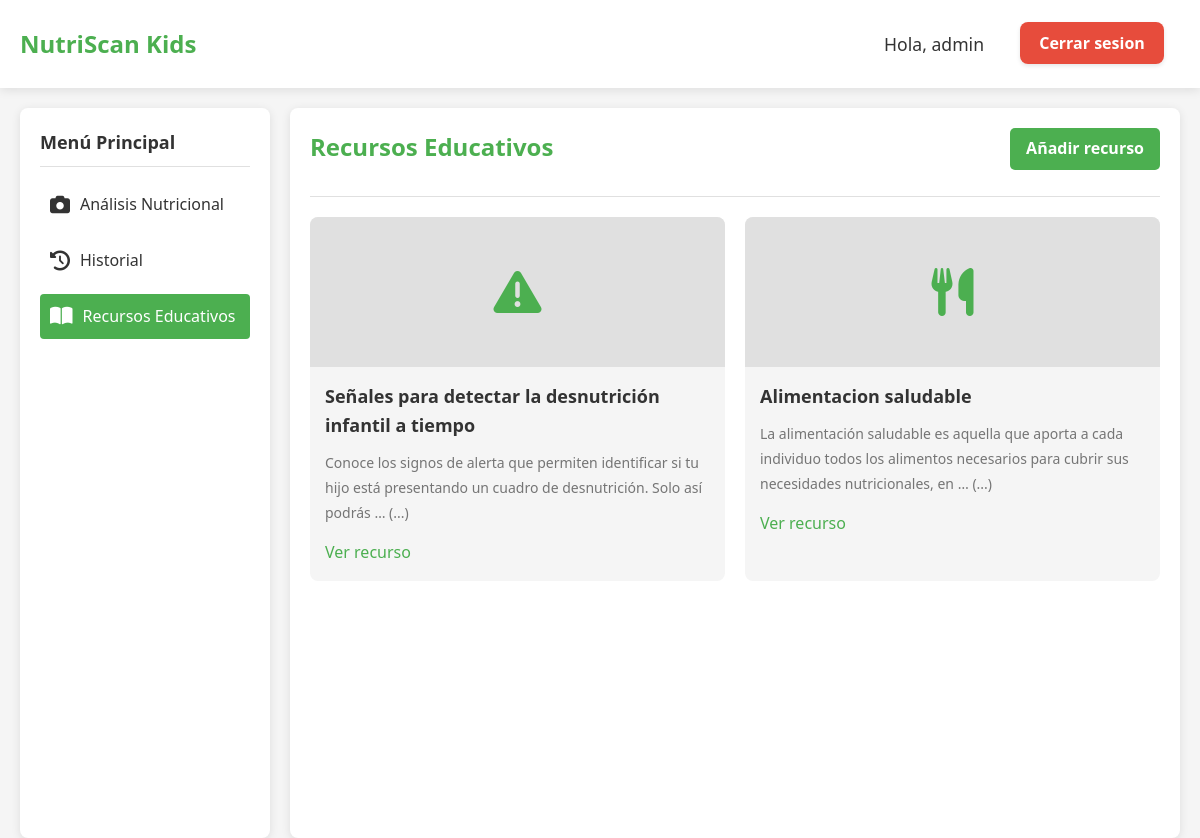
The page /recursos/ (signed in) on the database its author committed.
### Kids/models.py (models this page shows, shortened)
class RecursoEducativo(models.Model):
    CATEGORIA_CHOICES = [
        ('alimentacion', 'Alimentación Saludable'),
        ('monitoreo', 'Monitoreo del Crecimiento'),
        ('recetas', 'Recetas Nutritivas'),
        ('signos', 'Signos de Alerta'),
    ]
    titulo = models.CharField(max_length=200)
    categoria = models.CharField(max_length=20, choices=CATEGORIA_CHOICES)
    descripcion = models.TextField()
    archivo = models.FileField(upload_to='recursos/')
    fecha_publicacion = models.DateField(auto_now_add=True)

### Kids/views.py (the view)
# urls.py: path('recursos/', views.recursos_educativos, name='recursos'),
@login_required
def recursos_educativos(request):
    recursos = RecursoEducativo.objects.all().order_by('-fecha_publicacion')
    return render(request, 'detector/recursos.html', {'recursos': recursos})

### templates/detector/recursos.html
{% extends 'detector/base.html' %}
{% load static %}
{% block css%}
    <link rel="stylesheet" href="{% static 'css/detalle.css' %}">
{% endblock %}
{% block content %}
<div id="education-section" class="education-section">
    <div class="section-header">
        <h2 class="section-title">Recursos Educativos</h2>
        {% if user.is_authenticated and user.is_staff %}
        <a href="{% url 'crear_recurso' %}" class="add-resource-btn">Añadir recurso</a>
        {% endif %}
    </div>
    <div class="resource-grid">
        {% for recurso in recursos %}
        <div class="resource-card">
            <div class="resource-img">
                {% if recurso.categoria == 'alimentacion' %}
                    <i class="fas fa-utensils"></i>
                {% elif recurso.categoria == 'monitoreo' %}
                    <i class="fas fa-chart-line"></i>
                {% elif recurso.categoria == 'recetas' %}
                    <i class="fas fa-apple-alt"></i>
                {% elif recurso.categoria == 'signos' %}
                    <i class="fas fa-exclamation-triangle"></i>
                {% else %}
                    <i class="fas fa-book"></i>
                {% endif %}
            </div>
            <div class="resource-content">
                <h3 class="resource-title">{{ recurso.titulo }}</h3>
                <p class="resource-desc">{{ recurso.descripcion|truncatewords:20 }}{% if recurso.descripcion|wordcount > 20 %} (...) {% endif %}</p>
                <a href="{{ recurso.archivo.url }}" target="_blank" class="resource-link">Ver recurso</a>
            </div>
        </div>
        {% empty %}
        <p>No hay recursos educativos disponibles en este momento.</p>
        {% endfor %}
    </div>
</div>
{% endblock %}

### templates/detector/base.html (shortened to what this page needs)
{% load static %}
<!DOCTYPE html>
<html lang="es">
<head>
    <link rel="stylesheet" href="https://cdnjs.cloudflare.com/ajax/libs/font-awesome/6.0.0-beta3/css/all.min.css">
    <link rel="stylesheet" href="{% static 'base.css' %}">
    <link rel="stylesheet" href="{% static 'css/mensajes.css' %}">
    {% block css %}{% endblock %}
</head>
<body>
    {% if user.is_authenticated %}
    <header>
        <div class="container">
            <div class="header-content">
                <div class="logo">
                    <h1>NutriScan Kids</h1>
                </div>
            </div>
            <div class="info-content">
                <div class="info">
                    <h3>Hola, {{ user.first_name|default:user.username }}</h3>
                </div>
                <div class="logout">
                    <a href="{% url 'logout' %}" class="logout-button">Cerrar sesion</a>
                </div>
            </div>
        </div>
    </header>
    <div class="container-principal">
        <div class="dashboard">
            <div class="sidebar">
                <h3 class="sidebar-heading">Menú Principal</h3>
                <ul class="sidebar-menu">
                    <li>
                        <a href="{% url 'analisis' %}" {% if request.path == '/analisis/' %}class="active"{% endif %}>
                            <i class="fas fa-camera"></i>
                            Análisis Nutricional
                        </a>
                    </li>
                    <li>
                        <a href="{% url 'historial' %}" {% if request.path == '/historial/' %}class="active"{% endif %}>
                            <i class="fas fa-history"></i>
                            Historial
                        </a>
                    </li>
                    <li>
                        <a href="{% url 'recursos' %}" {% if request.path == '/recursos/' %}class="active"{% endif %}>
                            <i class="fas fa-book-open"></i>
                            Recursos Educativos
                        </a>
                    </li>
                </ul>
            </div>
            <div class="main-content">
                {% block content %}{% endblock %}
            </div>
        </div>
    </body>
    {% endif %}
</html>

### static/base.css (style rules this page uses)
:root { --primary: #4CAF50; --primary-light: #7FDF83; --primary-dark: #388E3C; --secondary: #FFC107; --secondary-light: #FFECB3; --text-dark: #333333; --text-light: #757575; --white: #FFFFFF; --light-gray: #F5F5F5; --medium-gray: #E0E0E0; --shadow: 0 2px 10px rgba(0, 0, 0, 0.1); }
* { box-sizing: border-box; margin: 0; padding: 0; font-family: 'Segoe UI', Tahoma, Geneva, Verdana, sans-serif; }
body { background-color: var(--light-gray); color: var(--text-dark); line-height: 1.6; }
header { background-color: var(--white); padding: 15px 0; box-shadow: var(--shadow); position: sticky; top: 0; z-index: 100; }
.container { width: 100%; max-width: 1200px; margin: 0 auto; padding: 0 20px; display: flex; }
.header-content { display: flex; flex: 1; display: flex; align-items: center; color: white; font-size: 2rem; font-weight: bold; }
.logout { text-align: right; padding: 1rem; }
.logout-button { background-color: #e74c3c; color: #fff; padding: 0.6rem 1.2rem; text-decoration: none; border-radius: 8px; font-weight: bold; transition: background-color 0.3s ease, transform 0.2s ease; box-shadow: 0 2px 4px rgba(0, 0, 0, 0.1); }
.logo { display: flex; align-items: center; }
.logo h1 { font-size: 24px; color: var(--primary); margin: 0; }
.info-content { display: flex; align-items: center; gap: 20px; }
.info h3 { color: var(--text-dark); font-size: 1.1rem; font-weight: 500; }
.container-principal { width: 100%; max-width: 1200px; margin: 0 auto; padding: 0 20px; }
h2 { color: var(--primary); font-size: 40px; margin-bottom: 20px; }
p { margin-bottom: 20px; font-size: 18px; line-height: 1.8; }
.active { color: var(--white) !important; }
.dashboard { display: flex; margin-top: 20px; min-height: calc(100vh - 70px); }
.sidebar { width: 250px; background-color: var(--white); border-radius: 8px; padding: 20px; box-shadow: var(--shadow); margin-right: 20px; }
.sidebar-heading { font-size: 18px; margin-bottom: 15px; padding-bottom: 10px; border-bottom: 1px solid var(--medium-gray); }
.sidebar-menu { list-style: none; }
.sidebar-menu li { margin-bottom: 10px; }
.sidebar-menu a { display: flex; align-items: center; padding: 10px; color: var(--text-dark); text-decoration: none; border-radius: 4px; transition: all 0.3s ease; }
.sidebar-menu a i { margin-right: 10px; font-size: 20px; }
.sidebar-menu a.active { background-color: var(--primary); color: var(--white); }
.main-content { flex: 1; background-color: var(--white); border-radius: 8px; padding: 20px; box-shadow: var(--shadow); }
.section-title { font-size: 24px; margin-bottom: 20px; padding-bottom: 10px; border-bottom: 1px solid var(--medium-gray); }
.section-header { display: flex; justify-content: space-between; align-items: center; margin-bottom: 20px; border-bottom: 1px solid var(--medium-gray); }
.section-header h2 { font-size: 24px; margin-bottom: 20px; padding-bottom: 10px; border-bottom: none!important; }
.add-resource-btn { padding: 8px 16px; margin-bottom: 25px; background-color: #4CAF50; color: white; text-decoration: none; border-radius: 5px; font-weight: bold; transition: background-color 0.3s; }
.resource-grid { display: grid; grid-template-columns: repeat(2, 1fr); gap: 20px; }
.resource-card { background-color: var(--light-gray); border-radius: 8px; overflow: hidden; }
.resource-img { height: 150px; background-color: var(--medium-gray); display: flex; align-items: center; justify-content: center; }
.resource-img i { font-size: 48px; color: var(--primary); }
.resource-content { padding: 15px; }
.resource-title { font-size: 18px; margin-bottom: 10px; }
.resource-desc { color: var(--text-light); margin-bottom: 15px; font-size: 14px; }
.resource-link { display: inline-block; color: var(--primary); text-decoration: none; font-weight: 500; }

### rows shown on the page
RecursoEducativo: categoria "signos" (drawn), titulo "Señales para detectar la desnutrición infantil a tiempo", descripcion "Conoce los signos de alerta que permiten identificar si tu hijo está presentando un cuadro de desnutrición. Solo así podrás …"
RecursoEducativo: categoria "alimentacion" (drawn), titulo "Alimentacion saludable", descripcion "La alimentación saludable es aquella que aporta a cada individuo todos los alimentos necesarios para cubrir sus necesidades nutricionales, en …"

### other values the page prints
{{ user.first_name|default:user.username }} "admin"
